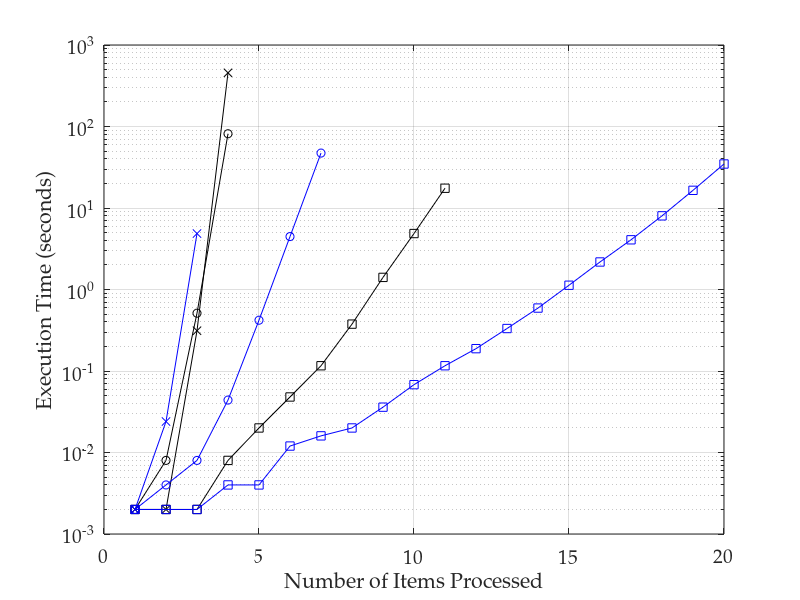

Source code (MATLAB): (Note: this script raises an error after producing the figure.)
%% importing data
transitions = dlmread('prod_cons_time_data.csv', ',', 1, 1);
% convert 0 values to NaNs, as these don't plot
transitions(transitions==0)=nan;
threads = [1:20];

%% plotting lines

semilogy(threads, transitions(:, 1), 'ko-')
hold on
semilogy(threads, transitions(:, 2), 'kx-')
semilogy(threads, transitions(:, 3), 'ks-')
semilogy(threads, transitions(:, 4), 'bo-')
semilogy(threads, transitions(:, 5), 'bx-')
semilogy(threads, transitions(:, 6), 'bs-')
hold off
grid on

%% adding axis labels
set(gca, 'FontName', 'Palatino Linotype', 'FontSize', 14);
xlabel('Number of Items Processed');
ylabel('Execution Time (seconds)')
axis([0 20 0.001 1000])
ax.YTick = [0.001 0.01 0.1 1 10 100 1000];

%% output pdf file
h = figure(1);
h.Units = 'centimeters'; % set figure position to cm
h.Position([3:4]) = [17,12]; % resize figure
Plot2LaTeX( h, 'prod_cons_time_fig' )